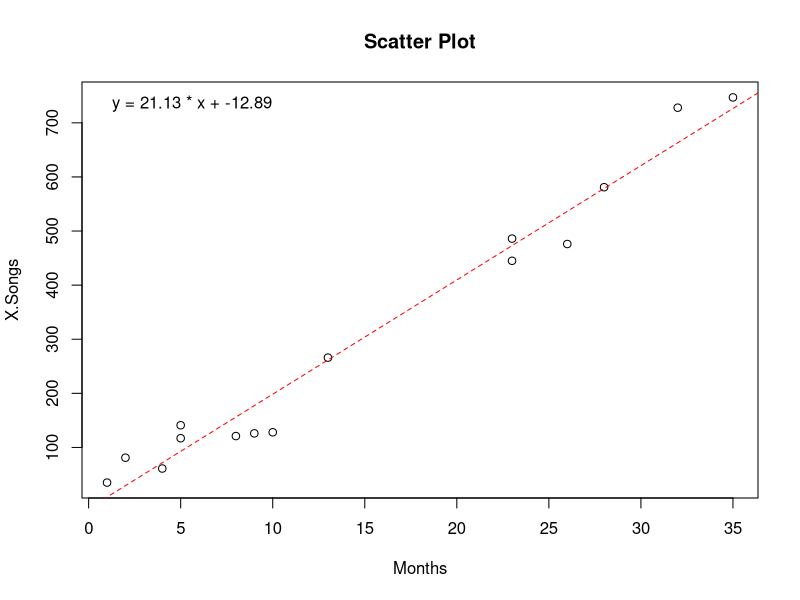

R code for this plot:
#1a
dataset = read.csv("songs.csv")

correlation_coefficient <- cor(dataset$Months, dataset$'X.Songs')
correlation_coefficient

#1c
# Data coefficients got from excel
B1 <- 21.12638093
B0 <- -12.88728849

# scatter plot 
plot(dataset$Months, dataset$X.Songs, main = "Scatter Plot", 
     xlab = "Months", ylab = "X.Songs")

# Function to generate the fitted line
get_equation <- function(b1, b0) {
  paste0("y = ", format(b1, digits = 4), " * x + ", format(b0, digits = 4))
}

# Get equation string
equation <- get_equation(B1, B0)

# Add the fitted line
abline(a = B0, b = B1, lty = 2, col = "red", label = equation)  

# display the equation
legend("topleft", legend = equation, bty = "n")

#################################################################################


